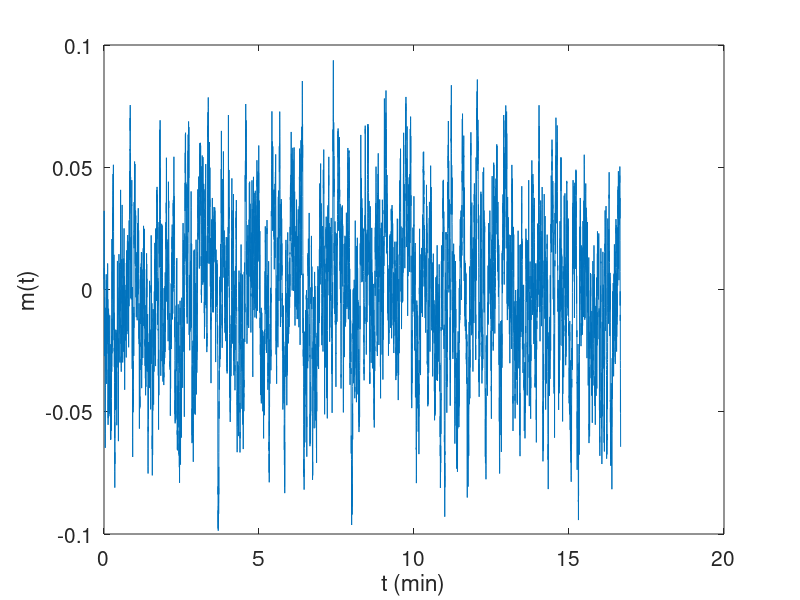

This chart was generated by the following MATLAB code: (Note: this script raises an error after producing the figure.)
close all; clear all; clc;

len = 1e4;
dt = .1;
w = 1e-3;
r = nan(1,len);
r(1) = 0;

alpha = .5;

for i=1:len-1
    
% Sine wave %%%
% r(i+1) = sin(w*i) + randn/100;

% Bistable switch %%%
%     r(i+1) = r(i) + dt*(r(i)*(1-r(i)^2) + 1*randn);

% Fixed point %%%
%     r(i+1) = r(i) + dt*(-.5*r(i) + .1*randn + .1*0);
%     r(i+1) = abs(r(i+1));

%%%

% Random walk %%%
    r(i+1) = r(i) + dt*(-alpha*r(i) + 1e-1*randn);

% Add boundary conditions %%%
%     if r(i+1) > 1
%         r(i+1) = 1;%r(i+1) - 1;
%     end
%     if r(i+1) < -1
%         r(i+1) = -1;%r(i+1) + 1;
%     end
%%%

end

xaxis = [0:len-1]*dt/60;
figure; plot(xaxis,r);
xlabel('t (min)'); ylabel('m(t)'); set(gca,'FontSize',15);


compute_and_plot_VF(r,1,1,dt)
box off;
